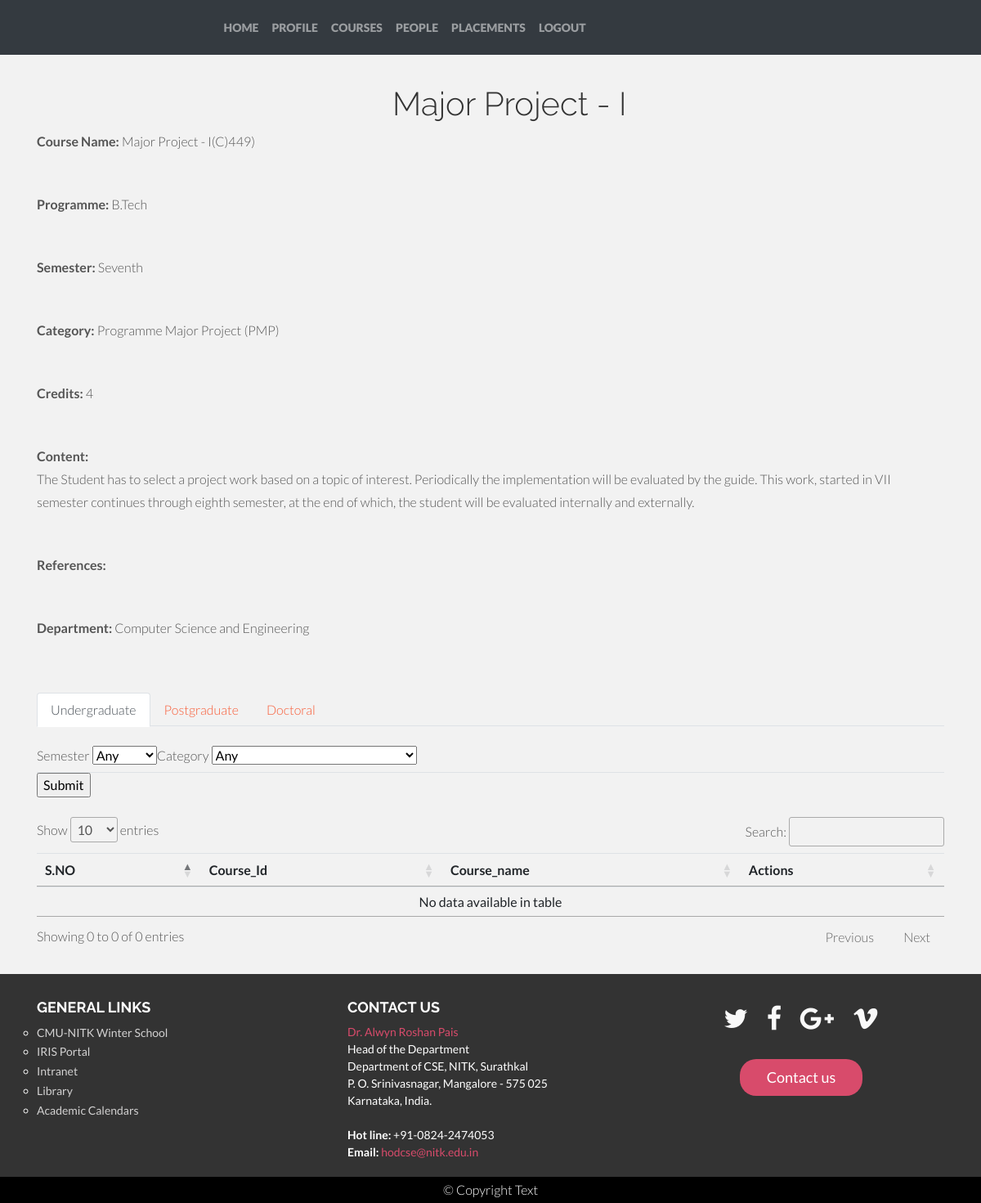
/courses.php?view=C)449 (signed in), run on the app's committed database.
### tables this page shows
CREATE TABLE `courses` (
  `Course_id` varchar(20) NOT NULL,
  `Course_name` varchar(40) NOT NULL,
  `Programme` varchar(40) NOT NULL,
  `Semester` varchar(10) NOT NULL,
  `Category` varchar(30) NOT NULL,
  `Credits` int(11) NOT NULL,
  `Content` text NOT NULL,
  `References` text NOT NULL,
  `Department` varchar(50) NOT NULL,
  `Instructors` text NOT NULL
);

### courses.php (the view, shortened to what this page needs)
<?php
require "partials/_dbconnect.php";
require 'partials/_nav.php';
if(isset($_GET['view']))
{
  $sno = $_GET['view'];
  $sql = "SELECT * FROM `courses` WHERE `Course_id` = '$sno'";
  $result = mysqli_query($link,$sql);
  if($result)
  {
           $row = mysqli_fetch_assoc($result);
           echo"<h1 style='margin-left:40%;margin-top:3%'>".$row['Course_name']."</h1>
           <div class='container' style:'margin-left=17%'>
           <p><span style='font-weight: bold;'>Course Name:</span> ".$row['Course_name'] ."(".$row['Course_id'].")</p><br>
           <p><span style='font-weight: bold;'>Programme:</span> ".$row['Programme']."</p><br>
           <p><span style='font-weight: bold;'>Semester:</span> ".$row['Semester']."</p><br>
           <p><span style='font-weight: bold;'>Category:</span> ".$row['Category']."</p><br>
           <p><span style='font-weight: bold;'>Credits:</span> ".$row['Credits']."</p><br>
           <p><span style='font-weight: bold;'>Content:</span><br> ".$row['Content']."</p><br>
           <p><span style='font-weight: bold;'>References:</span><br> ".$row['References']."</p><br>
           <p><span style='font-weight: bold;'>Department:</span> ".$row['Department']."</p><br>
           </div>
           ";
  }
  else{
    echo "Note has not been deleted from the iNote<br>";
  }
}
?>
<!doctype html>
<html lang="en">
  <head>
    <link rel="stylesheet" href="http://cdnjs.cloudflare.com/ajax/libs/font-awesome/4.6.3/css/font-awesome.min.css">
    <link rel="stylesheet"
          href="https://stackpath.bootstrapcdn.com/bootstrap/4.5.0/css/bootstrap.min.css"
>
    <link rel="stylesheet"
          href="//cdn.datatables.net/1.10.21/css/jquery.dataTables.min.css">
          <link href="css/bootstrap.css" rel="stylesheet">
    <link rel="stylesheet" type="text/css" href="css/style.css">
    <link href="css/font-awesome.min.css" rel="stylesheet">
  </head>
  <body>
     <div class="container my-3" >
        <ul class="nav nav-tabs" id="myTab" role="tablist">
  <li class="nav-item" role="presentation">
    <a class="nav-link active" id="undergraduate-tab" data-toggle="tab" href="#undergraduate" role="tab" aria-controls="undergraduate" aria-selected="true">Undergraduate</a>
  </li>
  <li class="nav-item" role="presentation">
    <a class="nav-link" id="postgraduate-tab" data-toggle="tab" href="#postgraduate" role="tab" aria-controls="postgraduate" aria-selected="false">Postgraduate</a>
  </li>
  <li class="nav-item" role="presentation">
    <a class="nav-link" id="doctoral-tab" data-toggle="tab" href="#doctoral" role="tab" aria-controls="contact" aria-selected="false">Doctoral</a>
  </li>
</ul>
<div class="tab-content" id="myTabContent">
  <div class="tab-pane fade show active" id="undergraduate" role="tabpanel" aria-labelledby="undergraduate-tab">
<div id="undergraduate" class="tabcontent" >
<br>
<form action ="/nitk/courses.php" method="post">
<ul class="nav nav-tabs">
<li>
<label for="semester">Semester</label>
  <select name="semester" id="semester">
        <option value="">Any</option>
        </select>
        </li><li>
        <label for="category">Category</label>
        <select name="category" id="category">
        <option value="">Any</option>
        </select>
        </li><li>
        </ul>
  <input type="submit" value="Submit" name="SubmitBtn">
            </form>
</div>
  </div>
  </div>
  </div>
  <div class="container my-4">
          <table class="table" id="myTable">
  <thead>
    <tr>
      <th scope="col">S.NO</th>
      <th scope="col">Course_Id</th>
      <th scope="col">Course_name</th>
      <th scope="col">Actions</th>
    </tr>
  </thead>
  <tbody>
  </tbody>
</table>
      </div>
    <?php
    require 'partials/_footer.php';
    ?>
  </body>
</html>

### css/style.css (style rules this page uses)
body { background-color: #f2f2f2; font-family: "Lato"; font-weight: 300; font-size: 16px; color: #555; -webkit-font-smoothing: antialiased; -webkit-overflow-scrolling: touch; }
h1, h2, h3, h4, h5, h6 { font-family: "Raleway"; font-weight: 300; color: #333; }
p { line-height: 28px; margin-bottom: 25px; }
a { color: #f85c37; word-wrap: break-word; -webkit-transition: color 0.1s ease-in, background 0.1s ease-in; -moz-transition: color 0.1s ease-in, background 0.1s ease-in; -ms-transition: color 0.1s ease-in, background 0.1s ease-in; -o-transition: color 0.1s ease-in, background 0.1s ease-in; transition: color 0.1s ease-in, background 0.1s ease-in; }
a:before, a:after { -webkit-transition: color 0.1s ease-in, background 0.1s ease-in; -moz-transition: color 0.1s ease-in, background 0.1s ease-in; -ms-transition: color 0.1s ease-in, background 0.1s ease-in; -o-transition: color 0.1s ease-in, background 0.1s ease-in; transition: color 0.1s ease-in, background 0.1s ease-in; }
body { overflow-x: hidden; }
ul, li { margin: 0; padding: 0; }

### data on the page
courses: Course_name "Major Project - I", Course_id "C)449", Programme "B.Tech", Semester "Seventh", Category "Programme Major Project (PMP)", Credits "4", Content "The Student has to select a project work based on a topic of interest. Periodically the implementation will be evaluated by the guide. This work, started in VII semester continues through eighth semester, at the end of which, the student will be evaluated internally and externally.", Department "Computer Science and Engineering"
